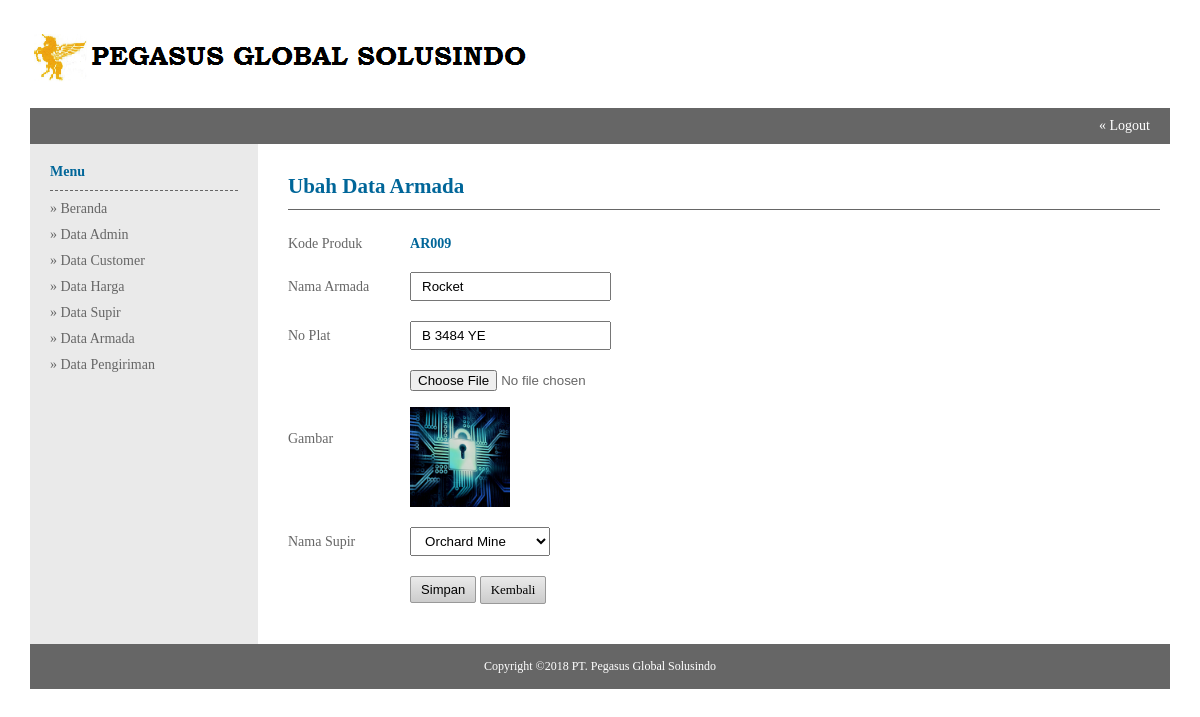
The page /admin/index.php?module=Ubah_Armada&id=AR009 (signed in) on the database as committed earlier.
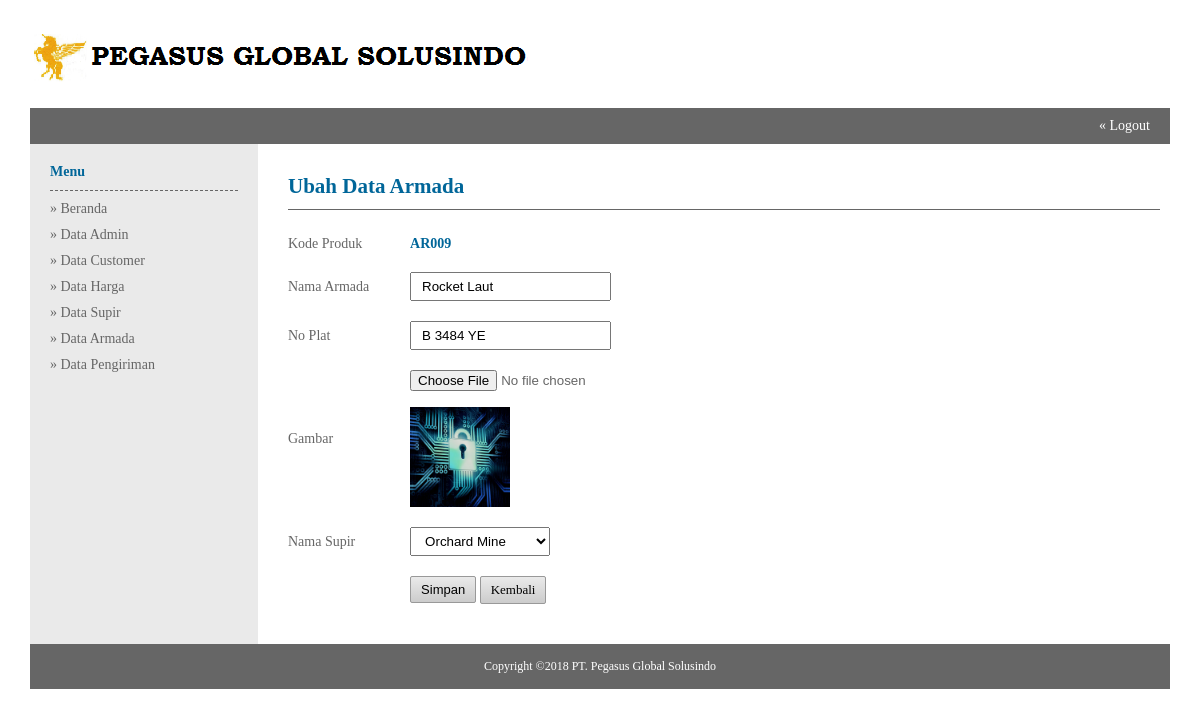
The same page on the database as committed later.
### tables this page shows
CREATE TABLE `armada` (
  `kd_armada` varchar(20) NOT NULL,
  `nm_armada` varchar(50) NOT NULL,
  `no_mobil` varchar(50) NOT NULL,
  `gambar` varchar(200) NOT NULL,
  `kd_driver` varchar(20) NOT NULL
);

CREATE TABLE `driver` (
  `kd_driver` varchar(50) NOT NULL,
  `nm_lengkap` text NOT NULL,
  `no_hp` varchar(12) NOT NULL,
  `alamat` varchar(100) NOT NULL
);

### admin/ubah_armada.php (the view, shortened to what this page needs)
<table width="100%" border="0">
<tr>
	<td class="judul-halaman"><h2>Ubah Data Armada</h2></td>
</tr>
<tr>
	<td>
    <br/>
    <?php
	$id = $_GET['id'];
	$produk = mysql_query("select * from armada where kd_armada='$id'") or die (mysql_error());
	$data_armada = mysql_fetch_array($produk);
	?>
    <form action="?module=Update_Armada&id=<?php echo $id;?>" method="post" enctype="multipart/form-data">
    <table class="form" width="100%" border="0">
    <tr>
    	<td width="14%">Kode Produk</td>
    	<td width="86%">
        <h4><?php echo $data_armada['kd_armada'];?></h4>
    	</td>
    </tr>
    <tr>
        <td width="14%">Nama Armada</td>
        <td width="86%">
        <input type="text" required="required" name="nm_armada" value="<?php echo (isset($data_armada['nm_armada'])) ? $data_armada['nm_armada'] : false;?>"/>
        </td>
    </tr>
    <tr>
        <td width="14%">No Plat</td>
        <td width="86%">
        <input type="text" required="required" name="no_plat" value="<?php echo (isset($data_armada['no_mobil'])) ?$data_armada['no_mobil'] : false;?>"/>
        </td>
        </td>
    </tr>
    <tr>
        <td>Gambar</td>
        <td>
        <input type="file" name="gambar" />
        <br><br>
        <img width='100' src="<?php echo '../images/armada/'.$data_armada['gambar'] ?>" alt="">
        </td>
    </tr>
    <tr>
        <td width="14%">Nama Supir</td>
        <td width="86%">
        <select name="nm_lengkap">
        <?php
        $merk = mysql_query("select * from driver order by nm_lengkap asc") or die (mysql_error());
        while($data_merk = mysql_fetch_array($merk)){
        ?>
        <option <?php if($data_armada['kd_driver'] == $data_merk[0] ) echo "selected=selected"  ?> value="<?php echo $data_merk[0]; ?>"><?php echo $data_merk['nm_lengkap'];?></option>
        <?php } ?>
        </select>
        </td>
    </tr>
    <tr>
        <td></td>
        <td>
        <input class="button small grey fontB" type="submit" value="Simpan">
        <a class="button small grey fontB" href="?module=Data_Armada">Kembali</a>
        </td>
    </tr>    </table>
    </td>
</tr>
</table>

Rows that differ between the two databases and show on the page:
changed armada "AR009": nm_armada "Rocket" → "Rocket Laut"
